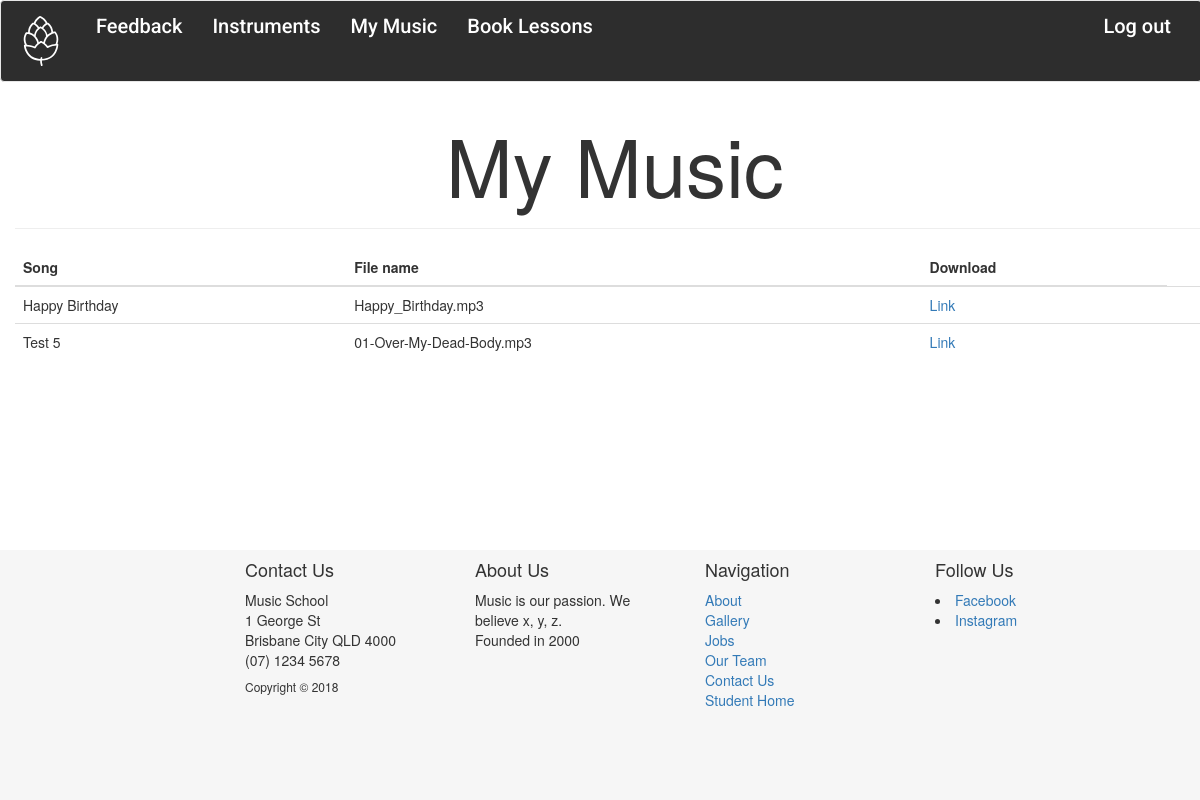
Before: /student/my_music with the older database file.
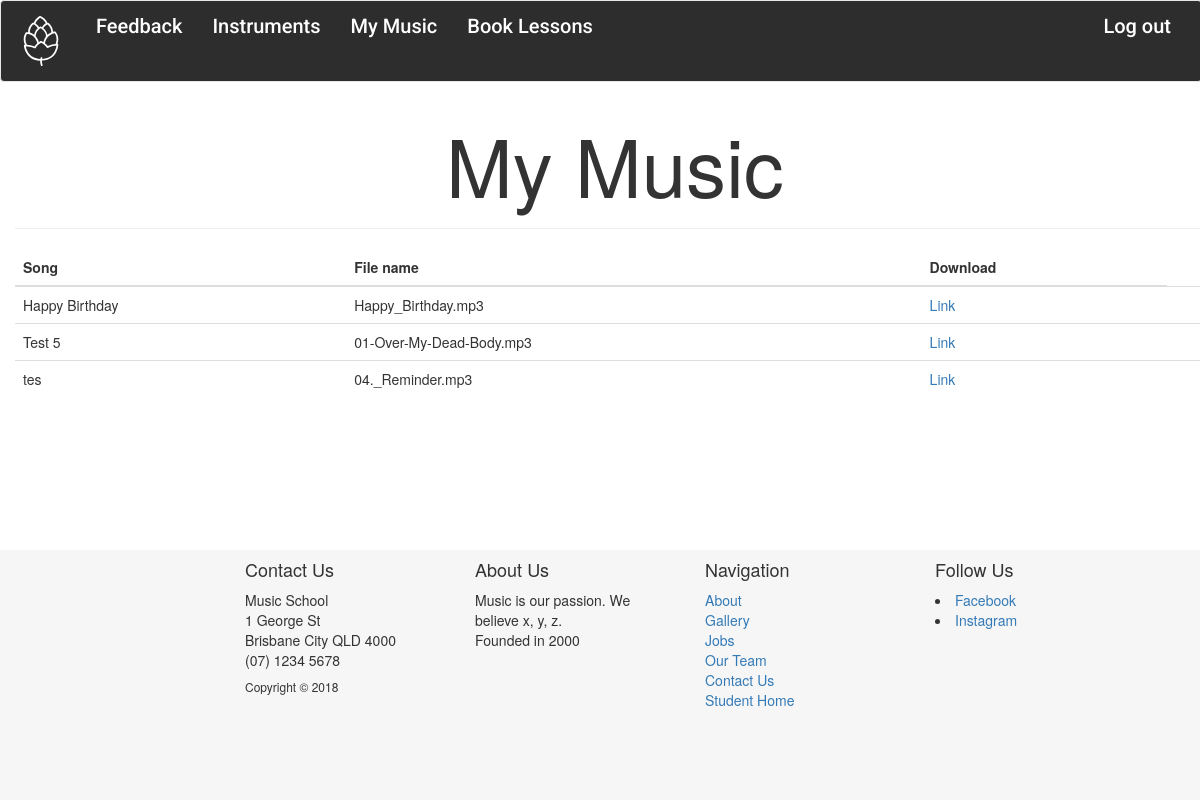
After: the same page with the newer database file.
### teacher/models.py (models this page shows, shortened)
class Song(models.Model):
    song_title = models.CharField(max_length=250)
    song_file = models.FileField(default='')

### student/views.py (the view)
class DisplayMusic(ListView):
    template_name = "student/my_music.html"
    context_object_name = "all_songs"
    def get_queryset(self):
        return Song.objects.all()

### student/templates/student/my_music.html (shortened to what this page needs)
{% extends 'student/base.html' %}
{% block body %}
<div class="container-fluid">
    <div class="row">
        <div class="col-md-12">
            <div class="text-center">
                <h1 style="font-size: 80px;">My Music</h1>
                <hr>
            </div>
        </div>
    </div>
    <div class="row">
        <div class="col-md-12">
            <table class="table">
                <thead>
                    <tr>
                      <th scope="col">Song</th>
                      <th scope="col">File name</th>
                      <th scope="col">Download</th>
                    </tr>
                </thead>
                <tbody>
                    {% for song in all_songs %}
                    <tr>
                        <td>{{ song.song_title }}</td>
                        <td>{{ song.song_file }}</td>
                        <td><a href="{{ song.song_file.url }}" target="_blank">Link</a></td>
                        <td>
                        </td>
                    </tr>
                    {% endfor %}
                </tbody>
            </table>
        </div>
    </div>
</div>
{% endblock %}

### student/templates/student/base.html (shortened to what this page needs)
<!DOCTYPE html>
<html lang="en">
<head>
</head>
{% load staticfiles %}
<link rel="stylesheet" href="https://maxcdn.bootstrapcdn.com/bootstrap/3.3.7/css/bootstrap.min.css">
<link rel="stylesheet" href="{% static 'home/style.css' %}" />
<link rel="stylesheet" href="{% static 'home/animate.css' %}">
<nav class="navbar navbar-default" id="nav">
    <div class = "container-fluid">
        <div class="navbar-header">
            <a class="navbar-brand" href="{% url 'student:index' user.id %}">
                <img src="{% static 'img/pinecone.svg' %}" width="50" height="50" alt="">
            </a>
        </div>
        <div class = "collapse navbar-collapse">
            <ul class = "nav navbar-nav">
                <li class = "">
                    <a href="{% url 'student:feedback'%}" style="font-family: 'Roboto'; font-weight: 500; font-size: 20px;"> Feedback </a>
                </li>
            </ul>
            <ul class = "nav navbar-nav">
                <li class = "">
                    <a href="{% url 'student:instrument' %}" style="font-family: 'Roboto'; font-weight: 500; font-size: 20px;"> Instruments </a>
                </li>
            </ul>
            <ul class = "nav navbar-nav">
                <li class = "">
                    <a href="{% url 'student:my_music' %}" style="font-family: 'Roboto'; font-weight: 500; font-size: 20px;"> My Music </a>
                </li>
            </ul>
            <ul class = "nav navbar-nav">
                <li class = "">
                    <a href="{% url 'student:booking' %}" style="font-family: 'Roboto'; font-weight: 500; font-size: 20px;"> Book Lessons </a>
                </li>
            </ul>
            <ul class = "nav navbar-nav navbar-right">
                <li class="">
                        <a href="{% url 'home:logout_user' %}" style="font-family: 'Roboto'; font-weight: 500; font-size: 20px;">Log out</a>
                </li>
            </ul>
        </div>
    </div>
</nav>
    {% block body %}
    {% endblock %}
<footer id = foot class="wow fadeInUp">
    <div class="container-fluid">
        <div class="row">
            <div class="col-sm-2">
            </div>
            <div class="col-sm-2">
                <h4>Contact Us</h4>
                <p>Music School
                <br>1 George St
                <br>Brisbane City QLD 4000
                <br>(07) 1234 5678</p>
                <h6>Copyright &copy; 2018</h6>
            </div>
            <div class="col-sm-2">
                <h4>About Us</h4>
                <p>Music is our passion. We believe x, y, z.
                <br> Founded in 2000</p>
            </div>
            <div class="col-sm-2">
                <h4>Navigation</h4>
                <ul class="list-unstyled">
                    <li><a href="{% url 'home:about' %}">About</a></li>
                    <li><a href="{% url 'home:gallery' %}">Gallery</a></li>
                    <li><a href="{% url 'home:jobs' %}">Jobs</a></li>
                    <li><a href="{% url 'home:team' %}">Our Team</a></li>
                    <li><a href="{% url 'home:contact' %}">Contact Us</a></li>
                    <li><a href="{% url 'student:index' user.id %}">Student Home</a></li>
                </ul>
            </div>
            <div class="col-sm-2">
                <h4>Follow Us</h4>
                <li><a href="#">Facebook</a></li>
                <li><a href="#">Instagram</a></li>
            </div>
            </div>
    </div>
</footer>
</html>

### home/static/home/style.css (style rules this page uses)
#nav { position: absolute; top: 0; width: 100%; background-color: #2d2d2d; }
.navbar-default .navbar-brand { color: #fff; }
.navbar-default .navbar-nav>li>a { color: #fff; }
html { position: relative; min-height: 100%; }
#foot { position: absolute; bottom: 0; width: 100%; height: 250px; background-color: #f6f6f6; }
*, *:before, *:after { box-sizing: inherit; }
.container::after, .row::after { content: ""; clear: both; display: table; }

Changed rows visible on the page:
added Song: song_title "tes", song_file "04._Reminder.mp3"
